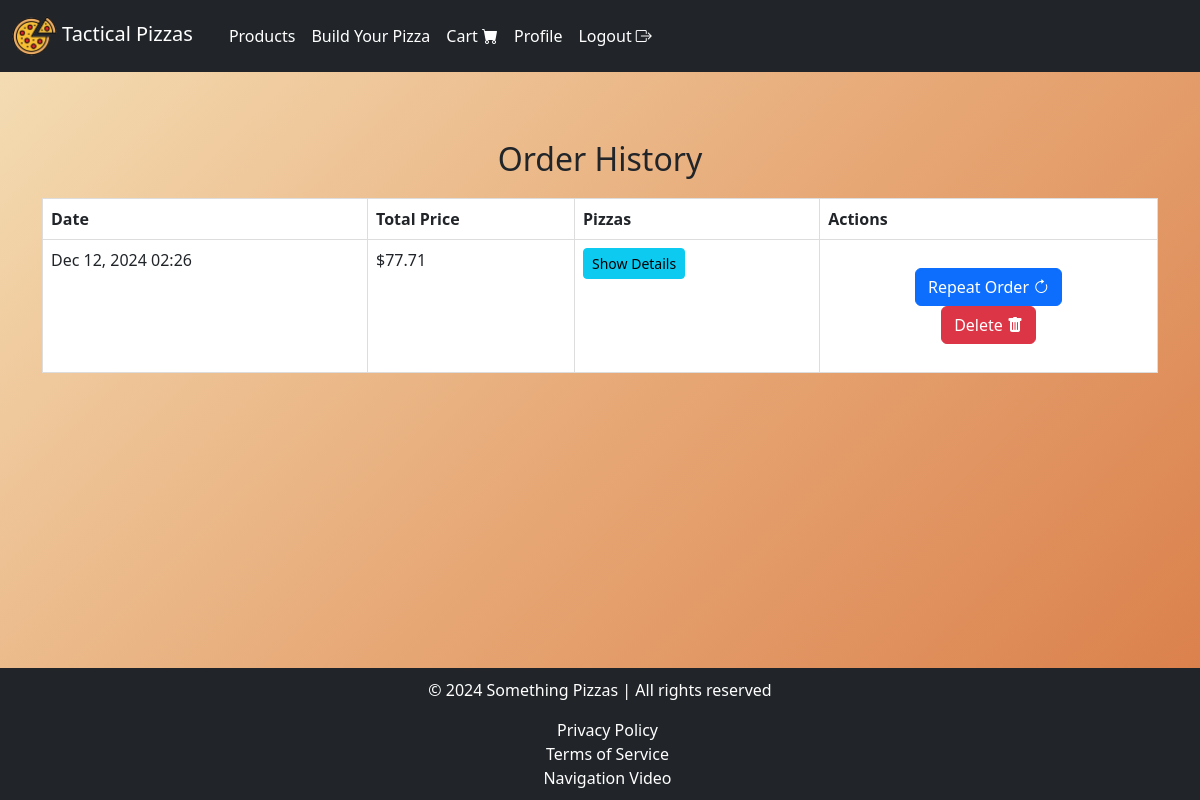
Before: /products/order_history/ (signed in) with the older database file.
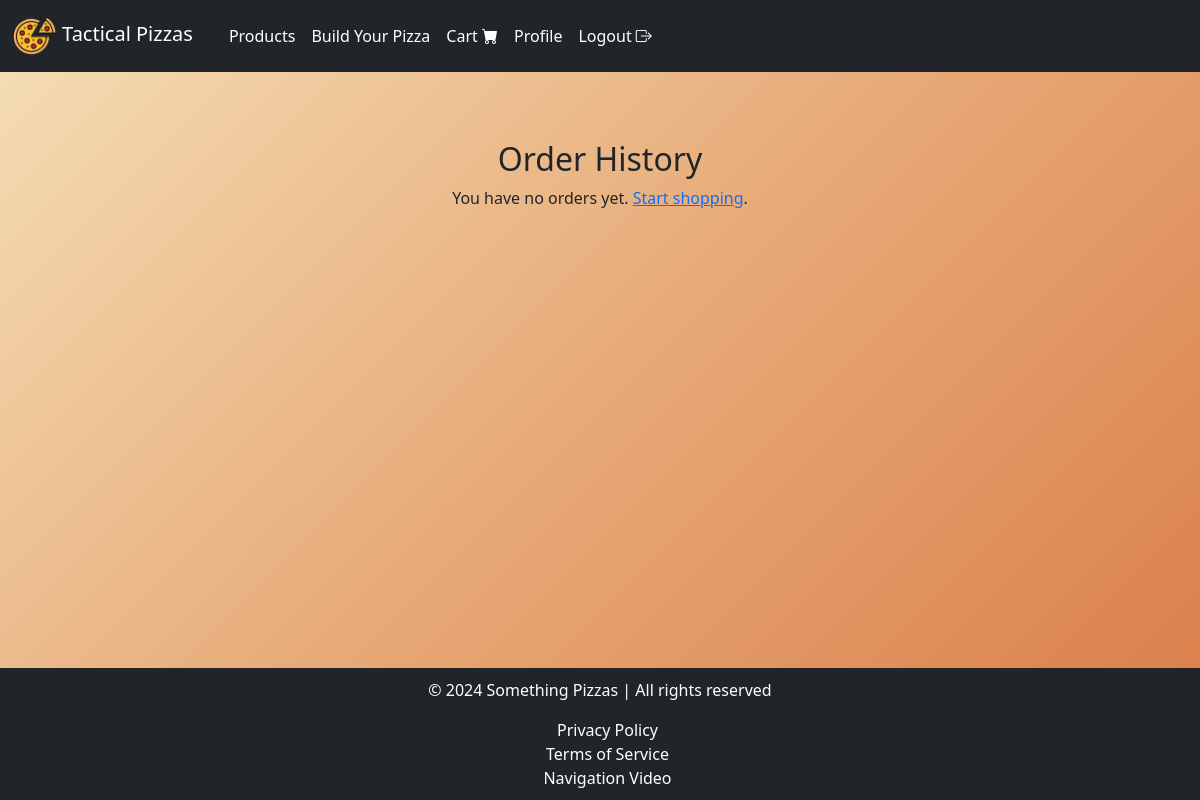
After: the same page with the newer database file.
### products/models.py (models this page shows, shortened)
class Order(models.Model):
    user = models.ForeignKey(User, on_delete=models.CASCADE)
    created_at = models.DateTimeField(auto_now_add=True)
    total_price = models.DecimalField(max_digits=10, decimal_places=2)
    is_completed = models.BooleanField(default=False)

### products/views.py (the view, shortened to what this page needs)
# urls.py: path("order_history/", views.order_history, name="order_history"), # Order history url
@cache_control(no_cache=True, must_revalidate=True, no_store=True)
@login_required
def order_history(request):
    orders = Order.objects.filter(user=request.user).order_by('-created_at')
    return render(request, 'products/order_history.html', {'orders': orders})

### products/templates/products/order_history.html (shortened to what this page needs)
{% extends "layout.html" %}
{% block navbar %}
    {% include "navbar.html" %}
{% endblock %}
{% block content %}
<div class="container my-5">
    <h2>Order History</h2>
    {% if orders %}
        <table class="table">
            <thead>
                <tr>
                    <th>Date</th>
                    <th>Total Price</th>
                    <th>Pizzas</th>
                    <th>Actions</th>
                </tr>
            </thead>
            <tbody>
                {% for order in orders %}
                <tr>
                    <td>{{ order.created_at|date:"M d, Y H:i" }}</td>
                    <td>${{ order.total_price }}</td>
                    <td>
                        <button
                            class="btn btn-info btn-sm"
                            type="button"
                            data-bs-toggle="collapse"
                            data-bs-target="#order-{{ order.id }}-details"
                            aria-expanded="false"
                            aria-controls="order-{{ order.id }}-details">
                            Show Details
                        </button>
                    </td>
                    <td>
                        <form method="post">
                            <button name="action" value="repeat" class="btn btn-primary">Repeat Order <i class="bi bi-arrow-clockwise"></i></button>
                            <button name="action" value="delete" class="btn btn-danger">Delete <i class="bi bi-trash-fill"></i></button>
                        </form>
                    </td>
                </tr>
                {% endfor %}
            </tbody>
        </table>
    {% else %}
        <p>You have no orders yet. <a href="{% url 'index' %}">Start shopping</a>.</p>
    {% endif %}
</div>
{% endblock %}
{% block footer %}
    {% include "footer.html" %}
{% endblock %}

Changed rows visible on the page:
removed Order: created_at "Dec 12, 2024 02:26", total_price "77.71"
Other visible differences:
text no longer shown: "Date Total Price Pizzas Actions"
text now shown: "You have no orders yet. Start shopping ."
